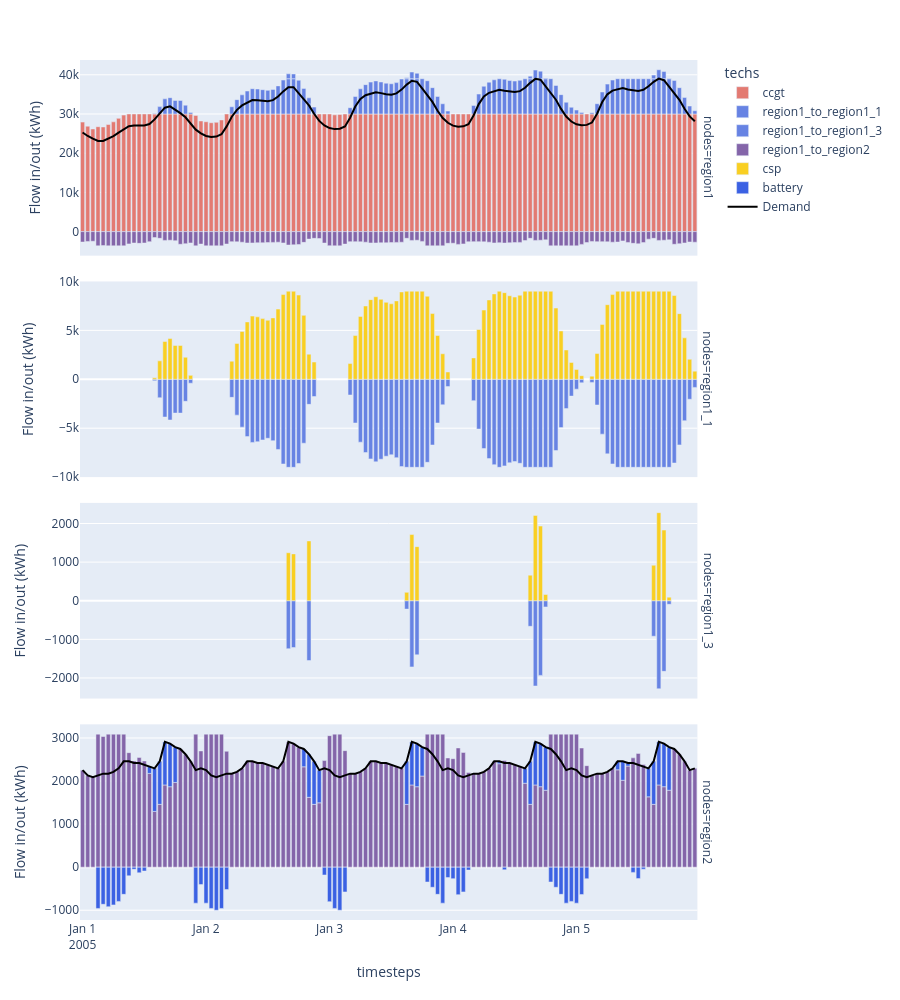

The notebook cell this image was saved under:
### Code cell
df_electricity = (
    (model.results.flow_out.fillna(0) - model.results.flow_in.fillna(0))
    .sel(carriers="power")
    .to_series()
    .where(lambda x: x != 0)
    .dropna()
    .to_frame("Flow in/out (kWh)")
    .reset_index()
)
df_electricity_demand = df_electricity[df_electricity.techs == "demand_power"]
df_electricity_other = df_electricity[df_electricity.techs != "demand_power"]

print(df_electricity.head())

node_order = df_electricity.nodes.unique()

fig = px.bar(
    df_electricity_other,
    x="timesteps",
    y="Flow in/out (kWh)",
    facet_row="nodes",
    color="techs",
    category_orders={"nodes": node_order},
    height=1000,
    color_discrete_map=colors,
)

showlegend = True
# we reverse the node order (`[::-1]`) because the rows are numbered from bottom to top.
for idx, node in enumerate(node_order[::-1]):
    demand_ = df_electricity_demand.loc[
        df_electricity_demand.nodes == node, "Flow in/out (kWh)"
    ]
    if not demand_.empty:
        fig.add_scatter(
            x=df_electricity_demand.loc[
                df_electricity_demand.nodes == node, "timesteps"
            ],
            y=-1 * demand_,
            row=idx + 1,
            col="all",
            marker_color="black",
            name="Demand",
            legendgroup="demand",
            showlegend=showlegend,
        )
        showlegend = False
fig.update_yaxes(matches=None)
fig.show()
